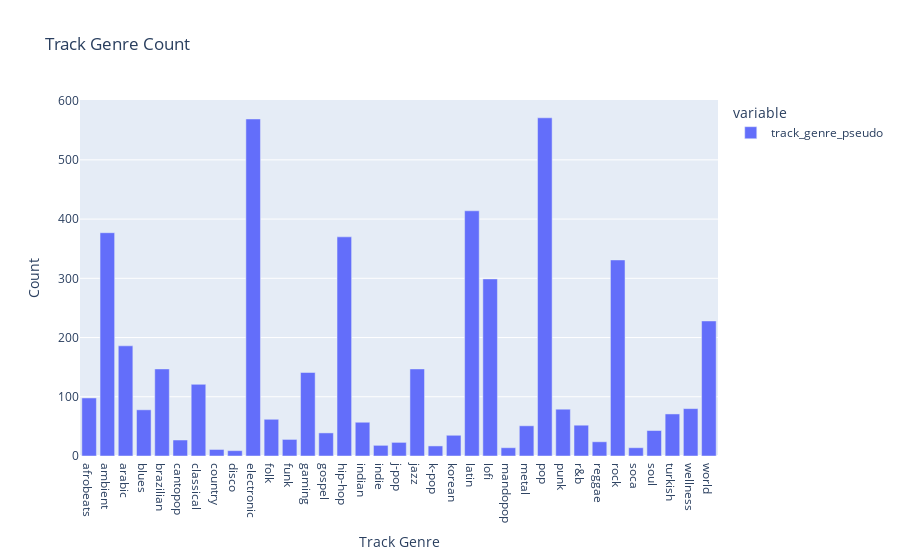

Notebook source saved alongside this figure:
### Code cell
track_genre_count = df_tot.groupby('track_genre_pseudo')['track_genre_pseudo'].count()
fig5 = px.bar(track_genre_count, labels = {'index': 'Track Genre', 'value': 'Count'},
              title = 'Track Genre Count')
fig5

### Figure 1 — Plotly figure (JSON) as saved in the notebook; plotly's stock layout.template omitted (floating-point values rounded to 4 significant figures)
{"data": [{"hovertemplate": "variable=track_genre_pseudo<br>Track Genre=%{x}<br>Count=%{y}<extra></extra>", "legendgroup": "track_genre_pseudo", "marker": {"color": "#636efa", "pattern": {"shape": ""}}, "name": "track_genre_pseudo", "orientation": "v", "showlegend": true, "textposition": "auto", "type": "bar", "x": ["afrobeats", "ambient", "arabic", "blues", "brazilian", "cantopop", "classical", "country", "disco", "electronic", "folk", "funk", "gaming", "gospel", "hip-hop", "indian", "indie", "j-pop", "jazz", "k-pop", "korean", "latin", "lofi", "mandopop", "metal", "pop", "punk", "r&b", "reggae", "rock", "soca", "soul", "turkish", "wellness", "world"], "xaxis": "x", "y": [98, 377, 186, 78, 147, 27, 121, 11, 9, 569, 62, 28, 141, 39, 370, 57, 18, 23, 147, 17, 35, 414, 299, 14, 51, 571, 79, 52, 24, 331, 14, 43, 71, 80, 228], "yaxis": "y"}], "layout": {"barmode": "relative", "legend": {"title": {"text": "variable"}, "tracegroupgap": 0}, "title": {"text": "Track Genre Count"}, "xaxis": {"anchor": "y", "domain": [0, 1], "title": {"text": "Track Genre"}}, "yaxis": {"anchor": "x", "domain": [0, 1], "title": {"text": "Count"}}}}
